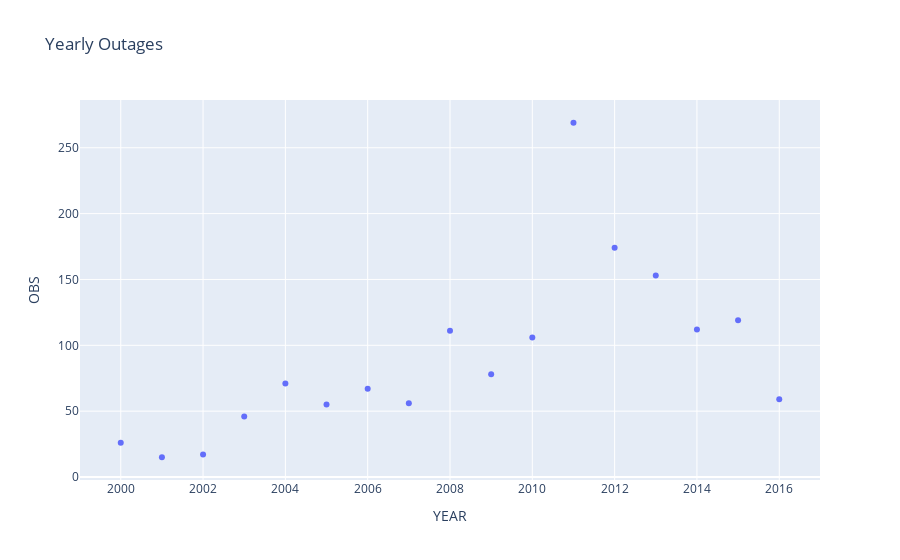

Write notebook code for a chart like this one.
### Markdown cell above
Dropping the 2001 data point has a massive effect on the r value and the p value of the r correlation. the r value becomes very strongly positive from weakly negative. The p value becomes well below the 0.05 threshold from 0.5. Why?

### Code cell
yearly = formated_data.groupby('YEAR').count().reset_index()
px.scatter(yearly, x='YEAR', y='OBS', title='Yearly Outages')

### Figure 1 — Plotly figure (JSON) as saved in the notebook; plotly's stock layout.template omitted (floating-point values rounded to 4 significant figures)
{"data": [{"hovertemplate": "YEAR=%{x}<br>OBS=%{y}<extra></extra>", "legendgroup": "", "marker": {"color": "#636efa", "symbol": "circle"}, "mode": "markers", "name": "", "orientation": "v", "showlegend": false, "type": "scatter", "x": [2000, 2001, 2002, 2003, 2004, 2005, 2006, 2007, 2008, 2009, 2010, 2011, 2012, 2013, 2014, 2015, 2016], "xaxis": "x", "y": [26, 15, 17, 46, 71, 55, 67, 56, 111, 78, 106, 269, 174, 153, 112, 119, 59], "yaxis": "y"}], "layout": {"legend": {"tracegroupgap": 0}, "title": {"text": "Yearly Outages"}, "xaxis": {"anchor": "y", "domain": [0, 1], "title": {"text": "YEAR"}}, "yaxis": {"anchor": "x", "domain": [0, 1], "title": {"text": "OBS"}}}}
